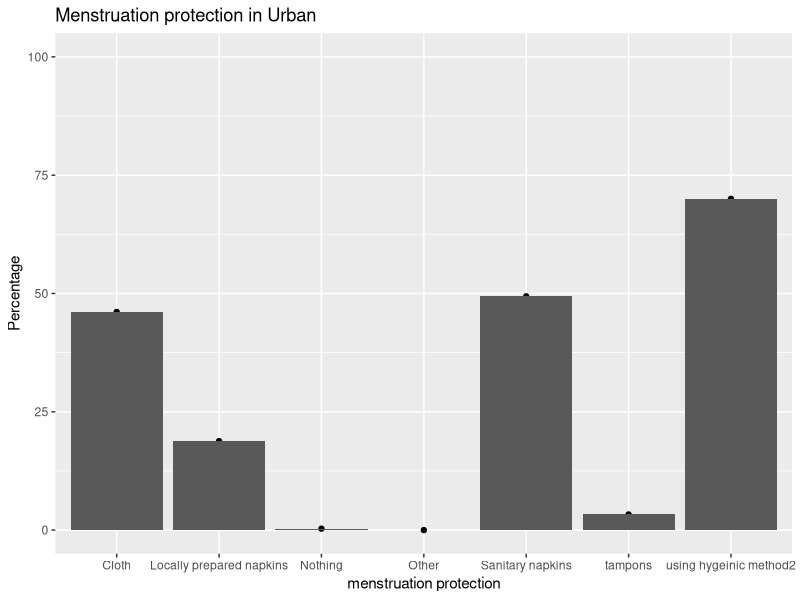
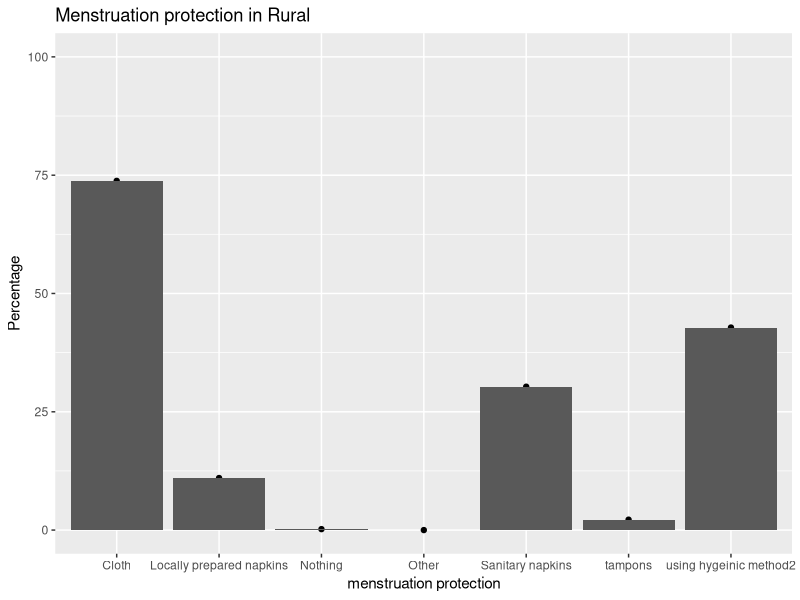

The R source for these figures, in order:
library(readxl)
Menstrual_protection <- read_excel("Menstrual protection.xlsx")
View(Menstrual_protection)
library(ggplot2)
qplot(x = Menstrual_protection$Residence,y = Menstrual_protection$Urban,data = Menstrual_protection,
      ylim = c(0,100),xlab = "menstruation protection",ylab = "Percentage",main = "Menstruation protection in Urban")+
  geom_bar(stat = "identity")
qplot(x = Menstrual_protection$Residence,y = Menstrual_protection$Rural,data = Menstrual_protection,
      ylim = c(0,100),xlab = "menstruation protection",ylab = "Percentage",main = "Menstruation protection in Rural")+
  geom_bar(stat = "identity")